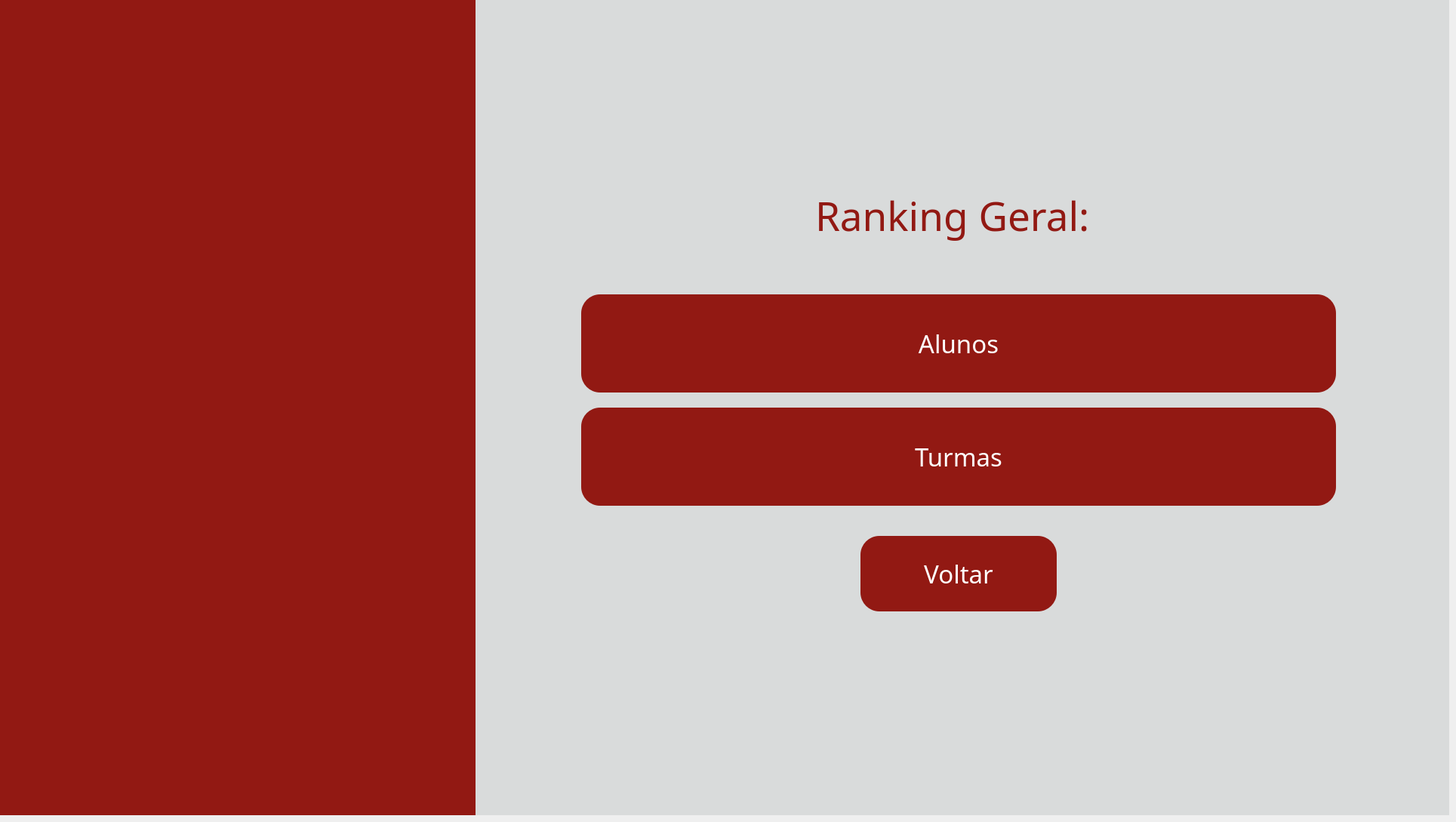
    <widget class="QWidget" name="pg_ranking_nav">
     <widget class="QWidget" name="fundo_ranking_2" native="true">
      <property name="geometry">
       <rect>
        <x>0</x>
        <y>0</y>
        <width>1920</width>
        <height>1080</height>
       </rect>
      </property>
      <property name="styleSheet">
       <string notr="true">background-color: #d9dbdb</string>
      </property>
      <widget class="QWidget" name="barra_ranking_2" native="true">
       <property name="geometry">
        <rect>
         <x>0</x>
         <y>-11</y>
         <width>630</width>
         <height>1091</height>
        </rect>
       </property>
       <property name="styleSheet">
        <string notr="true">background-color: #921913;</string>
       </property>
       <widget class="QLabel" name="img_fundo_ranking_2">
        <property name="geometry">
         <rect>
          <x>-60</x>
          <y>-60</y>
          <width>721</width>
          <height>1200</height>
         </rect>
        </property>
        <property name="text">
         <string/>
        </property>
        <property name="pixmap">
         <pixmap>../images/fundoetec.png</pixmap>
        </property>
        <property name="scaledContents">
         <bool>true</bool>
        </property>
       </widget>
      </widget>
      <widget class="QLabel" name="lbl_ranking_ranking_2">
       <property name="geometry">
        <rect>
         <x>1080</x>
         <y>250</y>
         <width>391</width>
         <height>71</height>
        </rect>
       </property>
       <property name="font">
        <font>
         <family>Arbutus Slab</family>
         <pointsize>40</pointsize>
        </font>
       </property>
       <property name="styleSheet">
        <string notr="true">color: #921913;</string>
       </property>
       <property name="text">
        <string>Ranking Geral:</string>
       </property>
      </widget>
      <widget class="QPushButton" name="btn_voltarareaprof2_2">
       <property name="geometry">
        <rect>
         <x>1140</x>
         <y>710</y>
         <width>260</width>
         <height>100</height>
        </rect>
       </property>
       <property name="font">
        <font>
         <family>Arbutus Slab</family>
         <pointsize>25</pointsize>
        </font>
       </property>
       <property name="styleSheet">
        <string notr="true">QPushButton{
    background-color: #921913;
    border: none;
    border-radius: 25px;
    color: white;
}

QPushButton:hover{
    background-color: #7a1410;
}

QPushButton:pressed{
    background-color: #5a0f0c;
}</string>
       </property>
       <property name="text">
        <string>Voltar</string>
       </property>
      </widget>
      <widget class="QPushButton" name="btn_rankingturmas_2">
       <property name="geometry">
        <rect>
         <x>770</x>
         <y>540</y>
         <width>1000</width>
         <height>130</height>
        </rect>
       </property>
       <property name="font">
        <font>
         <family>Arbutus Slab</family>
         <pointsize>25</pointsize>
        </font>
       </property>
       <property name="styleSheet">
        <string notr="true">QPushButton{
    background-color: #921913;
    border: none;
    border-radius: 25px;
    color: white;
}

QPushButton:hover{
    background-color: #7a1410;
}

QPushButton:pressed{
    background-color: #5a0f0c;
}</string>
       </property>
       <property name="text">
        <string>Turmas</string>
       </property>
      </widget>
      <widget class="QPushButton" name="btn_rankingalunos_2">
       <property name="geometry">
        <rect>
         <x>770</x>
         <y>390</y>
         <width>1000</width>
         <height>130</height>
        </rect>
       </property>
       <property name="font">
        <font>
         <family>Arbutus Slab</family>
         <pointsize>25</pointsize>
        </font>
       </property>
       <property name="styleSheet">
        <string notr="true">QPushButton{
    background-color: #921913;
    border: none;
    border-radius: 25px;
    color: white;
}

QPushButton:hover{
    background-color: #7a1410;
}

QPushButton:pressed{
    background-color: #5a0f0c;
}</string>
       </property>
       <property name="text">
        <string>Alunos</string>
       </property>
      </widget>
      <widget class="QLabel" name="lbl_logo_cps_ranking_2">
       <property name="geometry">
        <rect>
         <x>1550</x>
         <y>940</y>
         <width>111</width>
         <height>71</height>
        </rect>
       </property>
       <property name="text">
        <string/>
       </property>
       <property name="pixmap">
        <pixmap>../images/logocps.png</pixmap>
       </property>
       <property name="scaledContents">
        <bool>true</bool>
       </property>
      </widget>
      <widget class="QLabel" name="lbl_logo_etec_ranking_2">
       <property name="geometry">
        <rect>
         <x>1690</x>
         <y>950</y>
         <width>151</width>
         <height>91</height>
        </rect>
       </property>
       <property name="text">
        <string/>
       </property>
       <property name="pixmap">
        <pixmap>../images/logoetec.png</pixmap>
       </property>
       <property name="scaledContents">
        <bool>true</bool>
       </property>
      </widget>
     </widget>
    </widget>
